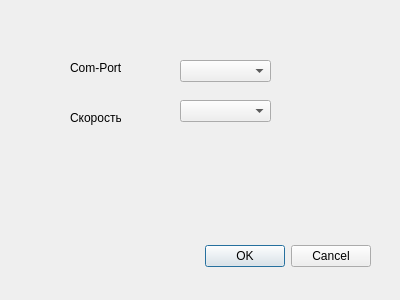
<?xml version="1.0" encoding="UTF-8"?>
<ui version="4.0">
 <class>Com_Port</class>
 <widget class="QDialog" name="Com_Port">
  <property name="geometry">
   <rect>
    <x>0</x>
    <y>0</y>
    <width>400</width>
    <height>300</height>
   </rect>
  </property>
  <property name="windowTitle">
   <string>Com-Port</string>
  </property>
  <widget class="QDialogButtonBox" name="buttonBox">
   <property name="geometry">
    <rect>
     <x>30</x>
     <y>240</y>
     <width>341</width>
     <height>32</height>
    </rect>
   </property>
   <property name="orientation">
    <enum>Qt::Horizontal</enum>
   </property>
   <property name="standardButtons">
    <set>QDialogButtonBox::Cancel|QDialogButtonBox::Ok</set>
   </property>
  </widget>
  <widget class="QLabel" name="label">
   <property name="geometry">
    <rect>
     <x>70</x>
     <y>60</y>
     <width>51</width>
     <height>16</height>
    </rect>
   </property>
   <property name="text">
    <string>Com-Port</string>
   </property>
  </widget>
  <widget class="QLabel" name="label_3">
   <property name="geometry">
    <rect>
     <x>70</x>
     <y>110</y>
     <width>51</width>
     <height>16</height>
    </rect>
   </property>
   <property name="text">
    <string>Скорость</string>
   </property>
  </widget>
  <widget class="QComboBox" name="ComPortSpisok">
   <property name="geometry">
    <rect>
     <x>180</x>
     <y>60</y>
     <width>91</width>
     <height>22</height>
    </rect>
   </property>
  </widget>
  <widget class="QComboBox" name="SpidSpisok">
   <property name="geometry">
    <rect>
     <x>180</x>
     <y>100</y>
     <width>91</width>
     <height>22</height>
    </rect>
   </property>
  </widget>
 </widget>
 <resources/>
 <connections>
  <connection>
   <sender>buttonBox</sender>
   <signal>accepted()</signal>
   <receiver>Com_Port</receiver>
   <slot>accept()</slot>
   <hints>
    <hint type="sourcelabel">
     <x>248</x>
     <y>254</y>
    </hint>
    <hint type="destinationlabel">
     <x>157</x>
     <y>274</y>
    </hint>
   </hints>
  </connection>
  <connection>
   <sender>buttonBox</sender>
   <signal>rejected()</signal>
   <receiver>Com_Port</receiver>
   <slot>reject()</slot>
   <hints>
    <hint type="sourcelabel">
     <x>316</x>
     <y>260</y>
    </hint>
    <hint type="destinationlabel">
     <x>286</x>
     <y>274</y>
    </hint>
   </hints>
  </connection>
 </connections>
</ui>
